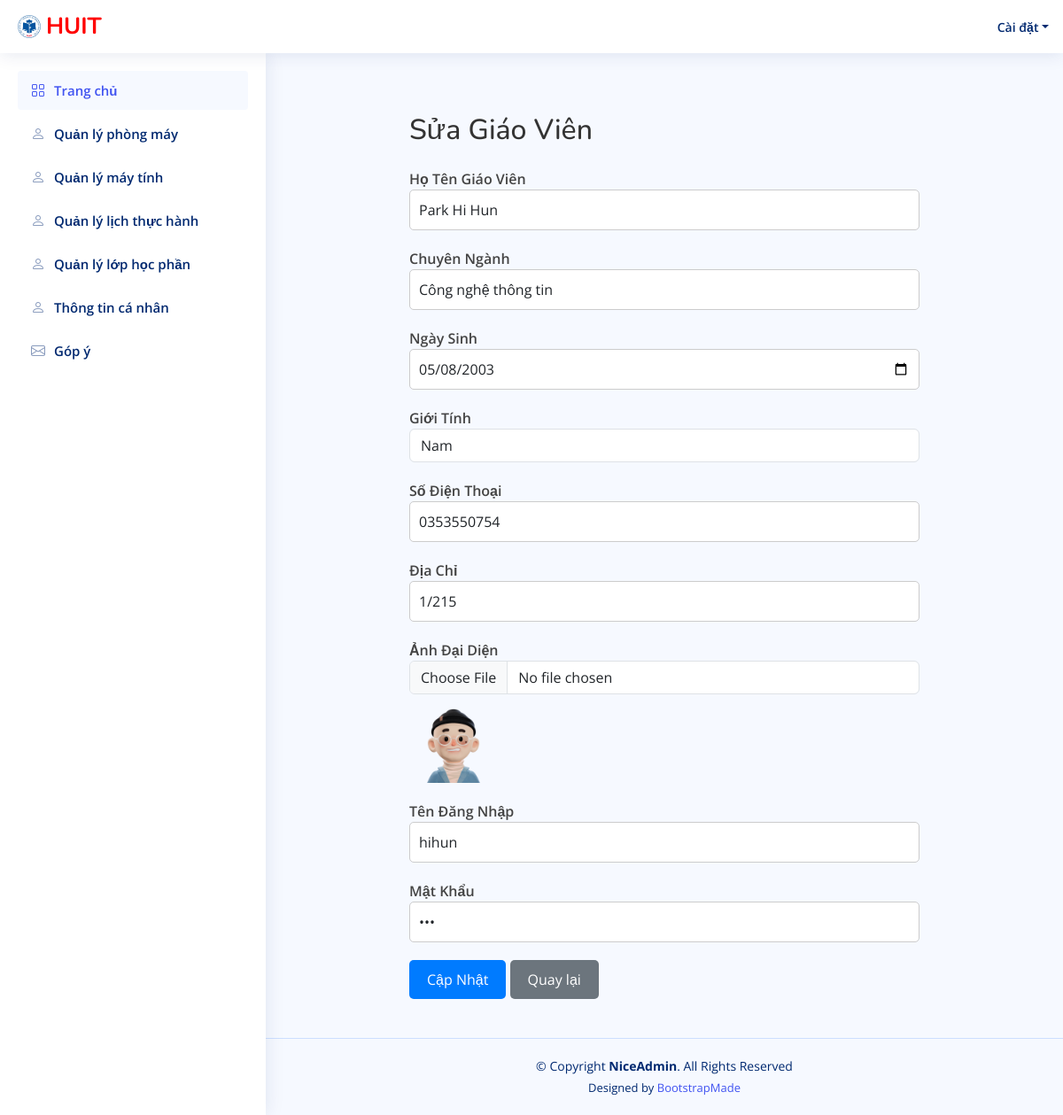
/DoAn_QLyPMT_Nhom11/giaovien_edit.php?path=giaovien/edit&id=GV001, run on the app's committed database.
### tables this page shows
CREATE TABLE `giaovien` (
  `maGV` varchar(30) NOT NULL,
  `hotenGV` varchar(30) DEFAULT NULL,
  `chuyennganh` varchar(100) NOT NULL,
  `ngaysinhGV` date DEFAULT NULL,
  `gioitinhGV` varchar(3) DEFAULT NULL,
  `sdtGV` varchar(10) NOT NULL,
  `diachiGV` varchar(30) DEFAULT NULL,
  `avatar` varchar(255) NOT NULL,
  `tendangnhap` varchar(30) NOT NULL,
  `matkhau` varchar(30) NOT NULL
);

### DoAn_QLyPMT_Nhom11/giaovien_edit.php (the view, shortened to what this page needs)
<?php
include 'database.php';
$conn->set_charset("utf8");
$maGV = $_GET['id'];
$sql = "SELECT * FROM giaovien WHERE maGV='$maGV'";
$result = $conn->query($sql);
$row = $result->fetch_assoc();
?>
<!DOCTYPE html>
<html lang="en">
<head>
    <link href="assets/vendor/bootstrap/css/bootstrap.min.css" rel="stylesheet">
    <link href="assets/vendor/bootstrap-icons/bootstrap-icons.css" rel="stylesheet">
    <link href="assets/vendor/boxicons/css/boxicons.min.css" rel="stylesheet">
    <link href="assets/vendor/quill/quill.snow.css" rel="stylesheet">
    <link href="assets/vendor/quill/quill.bubble.css" rel="stylesheet">
    <link href="assets/vendor/remixicon/remixicon.css" rel="stylesheet">
    <link href="assets/css/style.css" rel="stylesheet">
</head>
<?php include 'header.php';
include 'sidebar.php';
?>
<body>
    <main id="main" class="main">
        <div class="container mt-5">
            <h2 class="mb-4">Sửa Giáo Viên</h2>
            <form method="POST" action="" enctype="multipart/form-data">
                <div class="form-group">
                    <label for="hotenGV">Họ Tên Giáo Viên</label>
                    <input type="text" class="form-control" id="hotenGV" name="hotenGV" value="<?= $row['hotenGV'] ?>" required>
                </div>
                <div class="form-group">
                    <label for="chuyennganh">Chuyên Ngành</label>
                    <input type="text" class="form-control" id="chuyennganh" name="chuyennganh" value="<?= $row['chuyennganh'] ?>" required>
                </div>
                <div class="form-group">
                    <label for="ngaysinhGV">Ngày Sinh</label>
                    <input type="date" class="form-control" id="ngaysinhGV" name="ngaysinhGV" value="<?= $row['ngaysinhGV'] ?>" required>
                </div>
                <div class="form-group">
                    <label for="gioitinhGV">Giới Tính</label>
                    <select class="form-control" id="gioitinhGV" name="gioitinhGV" required>
                        <option value="Nam" <?= ($row['gioitinhGV'] == 'Nam') ? 'selected' : '' ?>>Nam</option>
                    </select>
                </div>
                <div class="form-group">
                    <label for="sdtGV">Số Điện Thoại</label>
                    <input type="text" class="form-control" id="sdtGV" name="sdtGV" value="<?= $row['sdtGV'] ?>" required>
                </div>
                <div class="form-group">
                    <label for="diachiGV">Địa Chỉ</label>
                    <input type="text" class="form-control" id="diachiGV" name="diachiGV" value="<?= $row['diachiGV'] ?>" required>
                </div>
                <div class="form-group">
                    <label for="avatar">Ảnh Đại Diện</label>
                    <input type="file" class="form-control" id="avatar" name="avatar">
                    <?php if ($row['avatar']): ?>
                        <img src="assets/avt_img/<?= $row['avatar'] ?>" alt="Avatar" width="100">
                    <?php endif; ?>
                </div>
                <div class="form-group">
                    <label for="tendangnhap">Tên Đăng Nhập</label>
                    <input type="text" class="form-control" id="tendangnhap" name="tendangnhap" value="<?= $row['tendangnhap'] ?>" required>
                </div>
                <div class="form-group">
                    <label for="matkhau">Mật Khẩu</label>
                    <input type="password" class="form-control" id="matkhau" name="matkhau" value="<?= $row['matkhau'] ?>" required>
                </div>
                <button type="submit" class="btn btn-primary">Cập Nhật</button>
                <button type="button" onclick="window.location.href='giaovien_index.php'" class="btn btn-dark">Quay lại</button>
            </form>
        </div>
    </main>
    <br>
    <?php include 'footer.php'; ?>
</body>
</html>

### DoAn_QLyPMT_Nhom11/assets/css/style.css (style rules this page uses)
:root { scroll-behavior: smooth; }
body { font-family: "Open Sans", sans-serif; background: #f6f9ff; color: #444444; }
h1, h2, h3, h4, h5, h6 { font-family: "Nunito", sans-serif; }
#main { margin-top: 60px; padding: 20px 30px; transition: all 0.3s; }
@media (min-width: 1200px) { #main, #footer { margin-left: 300px; } }

### DoAn_QLyPMT_Nhom11/giaovien_edit.php (style rules this page uses)
.container { max-width: 600px; margin: 0 auto; }
h2 { color: #333; }
.form-group { margin-bottom: 20px; }
label { font-weight: 600; }
input[type="text"], input[type="date"], input[type="password"] { width: 100%; padding: 10px; border-radius: 5px; border: 1px solid #ccc; }
select { width: 100%; padding: 10px; border-radius: 5px; border: 1px solid #ccc; }
.btn-primary, .btn-dark { background-color: #007bff; border: none; padding: 10px 20px; border-radius: 5px; color: #fff; cursor: pointer; }
.btn-dark { background-color: #6c757d; }

### data on the page
giaovien: hotenGV "Park Hi Hun", chuyennganh "Công nghệ thông tin", ngaysinhGV "05/08/2003", gioitinhGV "Nam", sdtGV "0353550754", diachiGV "1/215", avatar (picture), tendangnhap "hihun"
